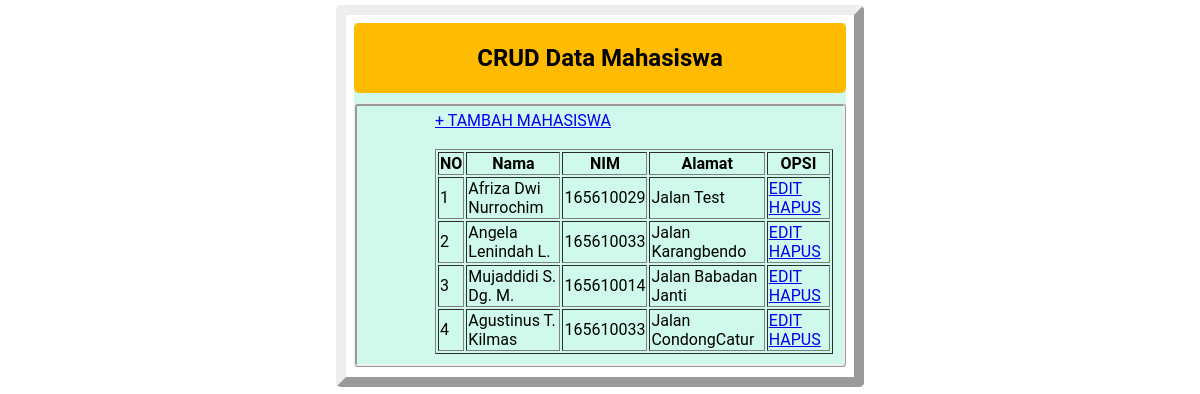
The page / on the database its author committed.
### tables this page shows
CREATE TABLE `mahasiswa` (
  `id` int(11) NOT NULL,
  `nama` varchar(50) DEFAULT NULL,
  `nim` int(11) DEFAULT NULL,
  `alamat` text
);

### index.php (the view, shortened to what this page needs)
<!DOCTYPE html>
<html>
<head>
	<link rel="stylesheet" type="text/css" href="style.css">
</head>
<body>
<div class="judul">
	<h2>CRUD Data Mahasiswa </h2>
</div>
	<div class="table-content">
	<a href="tambah.php">+ TAMBAH MAHASISWA</a>
	<br/>
	<br/>
	<table border="1">
		<tr>
			<th>NO</th>
			<th>Nama</th>
			<th>NIM</th>
			<th>Alamat</th>
			<th>OPSI</th>
		</tr>
	</div>
		<?php
		include 'koneksi.php';
		$no = 1;
		$data = mysqli_query($koneksi,"select * from mahasiswa");
		while($d = mysqli_fetch_array($data)){
			?>
			<tr>
				<td><?php echo $no++; ?></td>
				<td><?php echo $d['nama']; ?></td>
				<td><?php echo $d['nim']; ?></td>
				<td><?php echo $d['alamat']; ?></td>
				<td>
					<a href="edit.php?id=<?php echo $d['id']; ?>">EDIT</a>
					<a href="hapus.php?id=<?php echo $d['id']; ?>">HAPUS</a>
				</td>
			</tr>
			<?php
		}
		?>
</body>
</html>

### style.css (style rules this page uses)
html { background: #fff; border: 10px outset; border-radius: 5px; padding: 0; margin: 5px 28% 0 28%; }
.judul { background: #ffbb00; padding: 1px; text-align: center; border-radius: 5px; }
body { font-family: 'roboto'; color: #000; background-color: #cff9ed; }
.table-content { border: ridge; border-radius: 4px; padding: 5px 10px 10px 78px; margin: 10px 0px; }

### rows shown on the page
mahasiswa: nama "Afriza Dwi Nurrochim", nim "165610029", alamat "Jalan Test"
mahasiswa: nama "Angela Lenindah L.", nim "165610033", alamat "Jalan Karangbendo"
mahasiswa: nama "Mujaddidi S. Dg. M.", nim "165610014", alamat "Jalan Babadan Janti"
mahasiswa: nama "Agustinus T. Kilmas", nim "165610033", alamat "Jalan CondongCatur"
